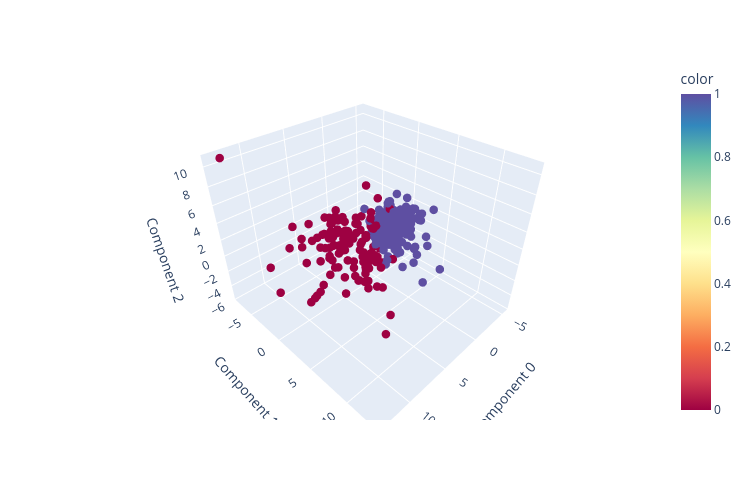

Here is the notebook cell this chart was saved with:
### Markdown cell above
Naturally, we can plot more components. In this exercise, we can plot three components in a 3D scatter plot using Plotly Express

- Move around the 3D plot and try to visualise if you could draw a surface that would separate the dots. The surface you imagined is an ML model.
- It's worth noting again that these three components, when plotted, alone hold a significant 72% of all information from the dataset. This is a powerful tool for diagnosing malignant or benign conditions, demonstrating the real-world relevance of our exercise.

### Code cell
import plotly.express as px
fig = px.scatter_3d(x=x_PCA[:,0], y=x_PCA[:,1], z= x_PCA[:,2] , color=df_target['diagnostic'],
                    labels=dict(x="Component 0", y="Component 1", z='Component 2'),
                    color_continuous_scale='spectral',
                    width=750, height=500)
fig.update_traces(marker_size=5)
fig.show()

### Figure 1 — Plotly figure (JSON) as saved in the notebook; plotly's stock layout.template omitted (floating-point values rounded to 4 significant figures; data arrays with more than 128 entries replaced by an {"elided": "..."} marker saying what was removed)
{"data": [{"hovertemplate": "Component 0=%{x}<br>Component 1=%{y}<br>Component 2=%{z}<br>color=%{marker.color}<extra></extra>", "legendgroup": "", "marker": {"color": {"elided": "341 int values"}, "coloraxis": "coloraxis", "size": 5, "symbol": "circle"}, "mode": "markers", "name": "", "scene": "scene", "showlegend": false, "type": "scatter3d", "x": {"elided": "341 float values"}, "y": {"elided": "341 float values"}, "z": {"elided": "341 float values"}}], "layout": {"coloraxis": {"colorbar": {"title": {"text": "color"}}, "colorscale": [[0, "rgb(158,1,66)"], [0.1, "rgb(213,62,79)"], [0.2, "rgb(244,109,67)"], [0.3, "rgb(253,174,97)"], [0.4, "rgb(254,224,139)"], [0.5, "rgb(255,255,191)"], [0.6, "rgb(230,245,152)"], [0.7, "rgb(171,221,164)"], [0.8, "rgb(102,194,165)"], [0.9, "rgb(50,136,189)"], [1, "rgb(94,79,162)"]]}, "height": 500, "legend": {"tracegroupgap": 0}, "margin": {"t": 60}, "scene": {"domain": {"x": [0, 1], "y": [0, 1]}, "xaxis": {"title": {"text": "Component 0"}}, "yaxis": {"title": {"text": "Component 1"}}, "zaxis": {"title": {"text": "Component 2"}}}, "width": 750}}
